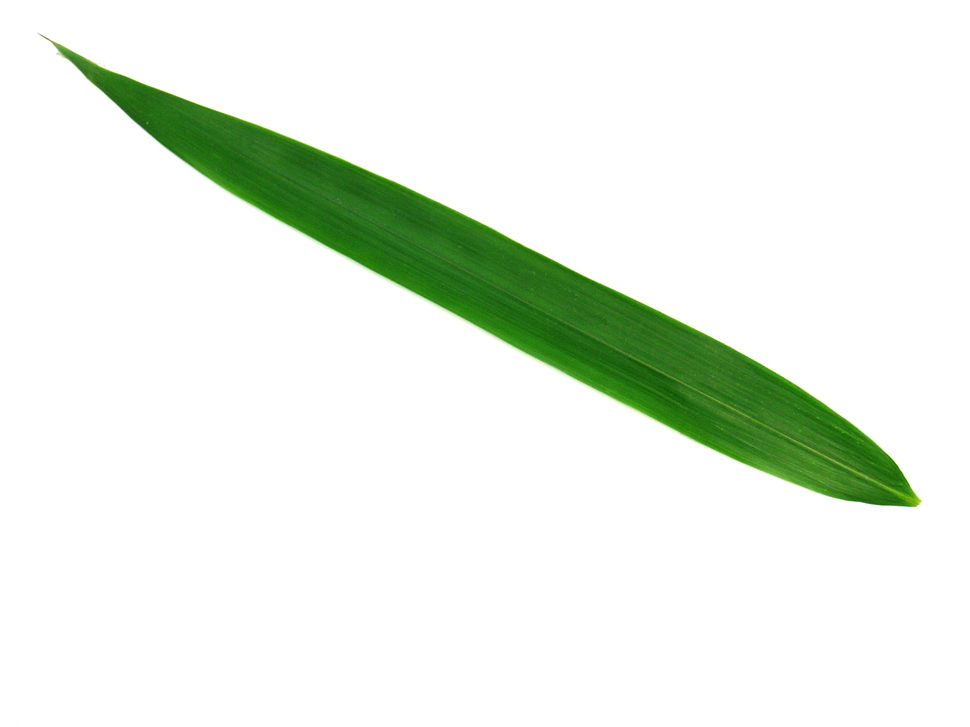
#> input picture Lista 5/data/flavia/folha_1/1001.png, 970 x 727 px, shrunk from 1600 x 1200 before the run; its folder holds only this picture in this run
$ python l05_e02.py
#> lines starting #> are read from the running program, lines starting #| are printed output that depends on the picture; after the words box and inside, x2 and y2 are one past the last pixel; in counts of white or black regions, pixels touching at a corner belong together; long printed decimals are rounded
# -*- coding: utf-8 -*-

import numpy as np
from sklearn import datasets, metrics, preprocessing, svm, naive_bayes, neighbors, model_selection
from sklearn.linear_model import Perceptron
from sklearn.preprocessing import StandardScaler
from skimage import data,img_as_float,measure
import matplotlib.pylab as plt
import imageio
import os
from PIL import Image


diretorio=os.listdir('data/flavia/')
print(diretorio)
print("________")
im=[]
matriz_caracteristica=[]
vetor_rotulos=[]
classe=0
#i=0

for pasta in diretorio:
    imagens_pasta=os.listdir('data/flavia/'+pasta)
    print(imagens_pasta)
    print("________")

    for imagem in imagens_pasta:
        print(imagem)
        #img=imageio.imread('data/flavia/'+pasta+'/'+imagem)
        # abre a imagem colorida
        img_colorida = Image.open('data/flavia/'+pasta+'/'+imagem)
#> img_colorida is the input picture: PIL image 970x727 RGB; mean R, G, B 233, 240.6, 230.7
        # converte a imagem para o modo L (escala de cinza)
        img_color = img_colorida.convert('L')
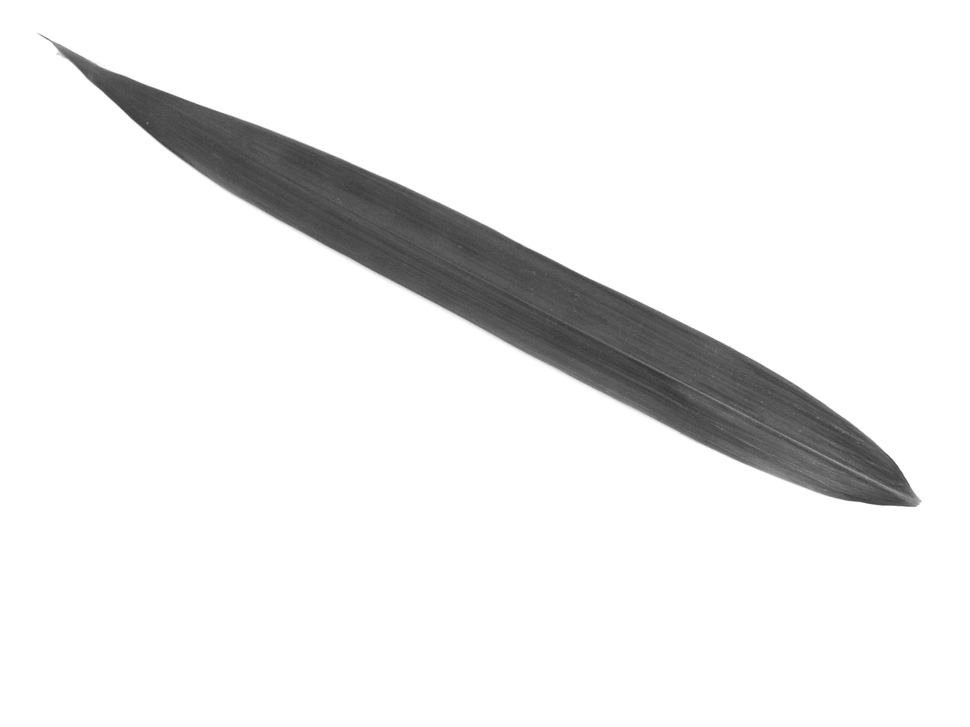
#> img_color: PIL image 970x727 L; min 53, max 255, mean 237.2
        #img = img_as_float(img)
        from scipy.ndimage import filters
        masc = np.ones([5,5],dtype=float)
        masc = masc / 25
        media = filters.correlate(img_color,masc,mode='constant',cval=0)

        from skimage import filters
        limiar_otsu = filters.threshold_otsu(media)
#> limiar_otsu = 171
        im_otsu = media > limiar_otsu
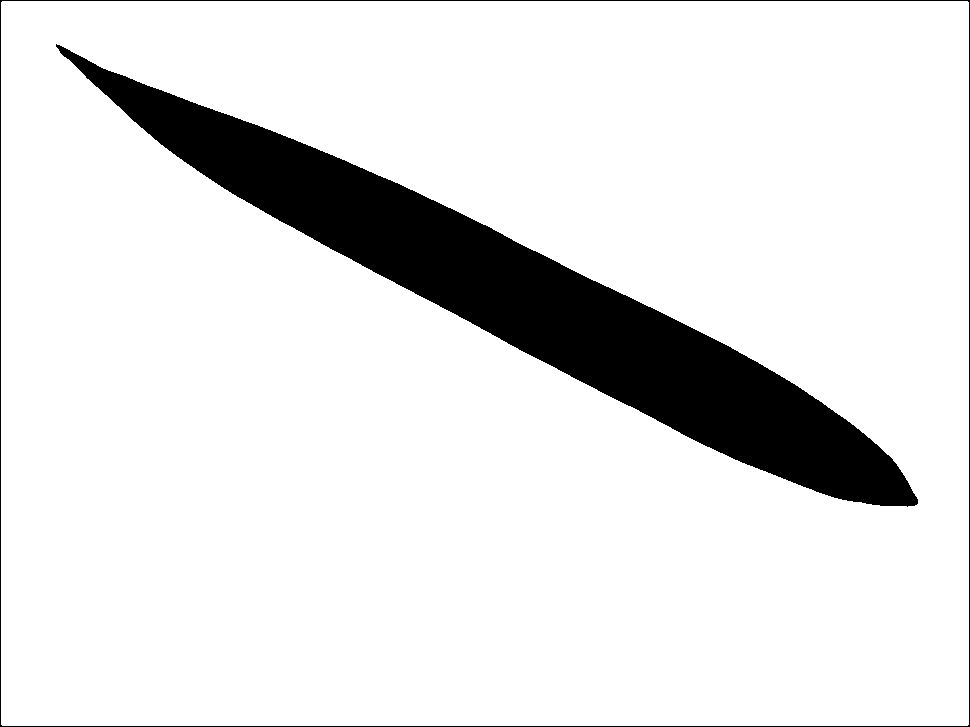
#> im_otsu: shape (727, 970) bool; 89.1% white; 2 black regions

        img = im_otsu
        img = img.astype(np.int8)
        print(img.dtype)
#| int8
        plt.figure()
        plt.imshow(img,cmap='gray')
        plt.show()

        im.append(img)
        props=measure.regionprops(img)
#> props = 1 regions; box (x1, y1, x2, y2) and area: (1, 1, 969, 726) 628504
        matriz_caracteristica.append([props[0].area,props[0].eccentricity,props[0].extent,props[0].solidity])
        #matrizcaracteristica = np.array([props[0].area,props[0].eccentricity,props[0].extent,props[0].solidity])

        #i=i+1
        vetor_rotulos.append(classe)
    classe=classe+1
#> pass 2 of the loop `for pasta in diretorio:`:
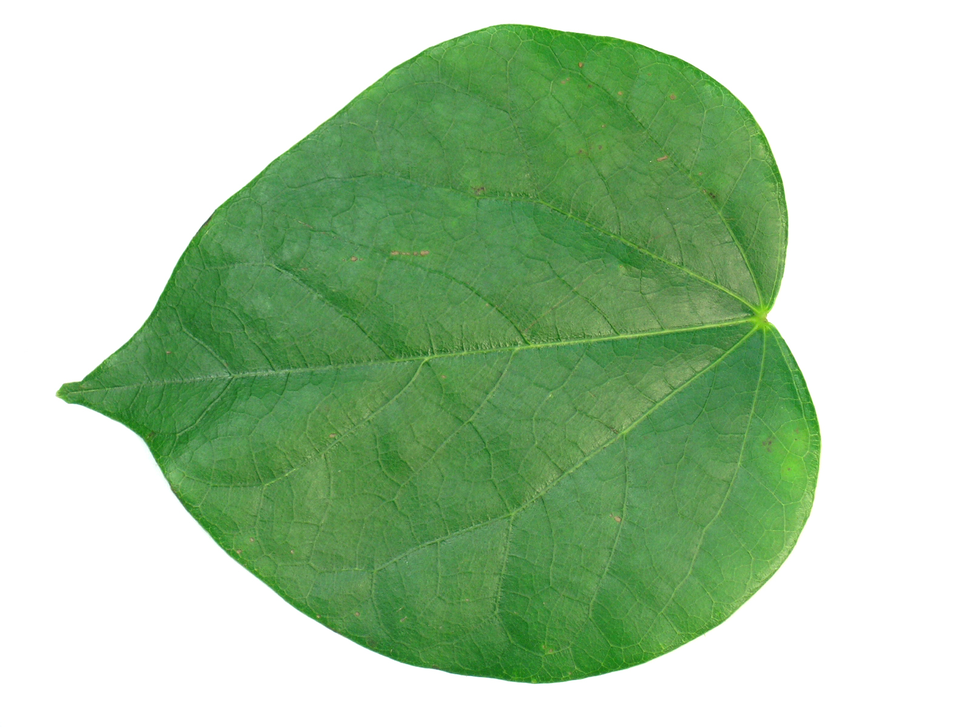
#> input picture Lista 5/data/flavia/folha_2/1123.png, 970 x 727 px, shrunk from 1600 x 1200 before the run
#> img_colorida is the input picture: PIL image 970x727 RGB; mean R, G, B 171.6, 201.6, 166.7
#> `img_color = img_colorida.convert('L')`:
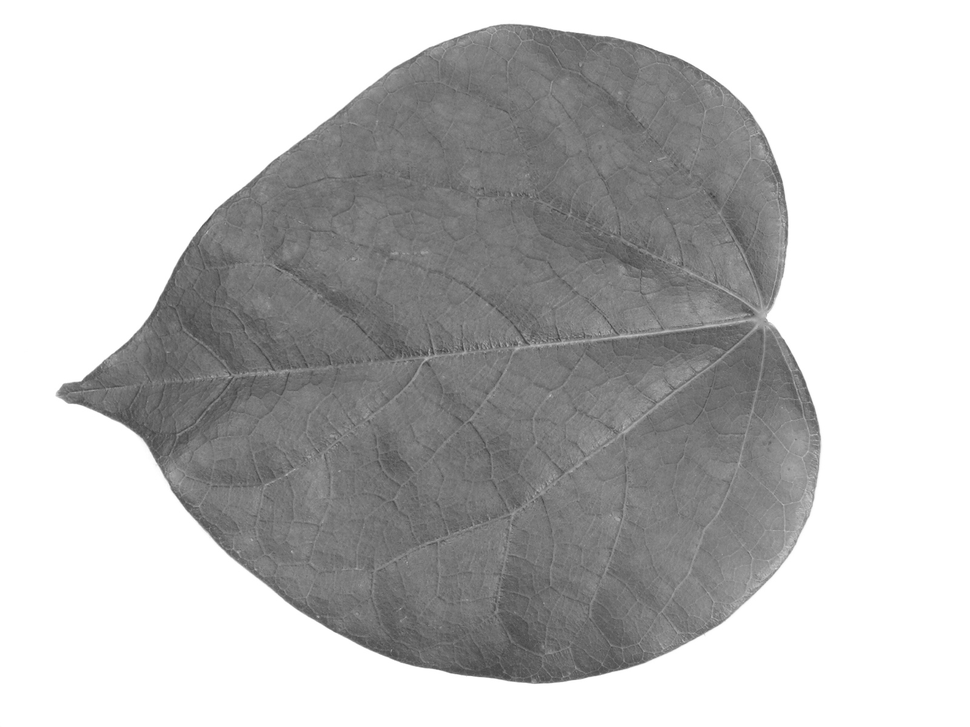
#> img_color: PIL image 970x727 L; min 63, max 255, mean 188.7
#> limiar_otsu = 186
#> `im_otsu = media > limiar_otsu`:
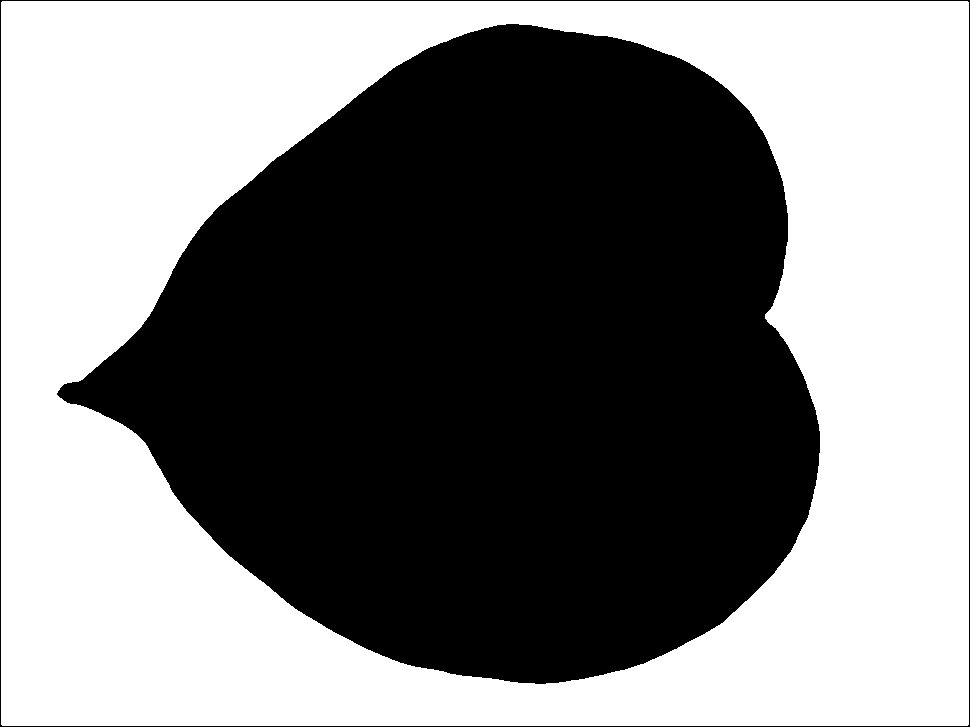
#> im_otsu: shape (727, 970) bool; 50.6% white; 2 black regions
#| int8
#> props = 1 regions; box (x1, y1, x2, y2) and area: (1, 1, 969, 726) 357097

print('________________________________________________')
print("matriz de característica")
print(matriz_caracteristica)
#| [[628504.0, 0.6548, 0.8956, 0.8956], [357097.0, 0.7179, 0.5088, 0.5088]]
print("target")
print(vetor_rotulos)

x=matriz_caracteristica
#> x = [[628504, 0.655, 0.896, 0.896], [357097, 0.718, 0.509, 0.509]]
y=vetor_rotulos


x_treino, x_teste, y_treino, y_teste = model_selection.train_test_split(matriz_caracteristica, vetor_rotulos, test_size=0.25, random_state =42)
#> x_treino = [[628504, 0.655, 0.896, 0.896]]; x_teste = [[357097, 0.718, 0.509, 0.509]]; y_treino = [0]; y_teste = [1]


# Normalização das características
#x_treino = preprocessing.scale(x_treino)
#x_teste = preprocessing.scale(x_teste)
scaler = StandardScaler()
scaler.fit(x_treino)
x_treino=scaler.transform(x_treino)
#> x_treino = [[0, 0, 0, 0]]
scaler.fit(x_teste)
x_teste=scaler.transform(x_teste)
#> x_teste = [[0, 0, 0, 0]]
print('________________________________________________')
print('Valores normalizados x_treino')
print(x_treino)
#| [[0. 0. 0. 0.]]
print('Valores normalizados x_teste')
print(x_teste)
#| [[0. 0. 0. 0.]]


#__________________________________________
#clf = Perceptron(n_iter=20, verbose=0, random_state=None, fit_intercept=True, eta0=0.002)
#> (the run stopped early here; a loop or call above may not have finished)
